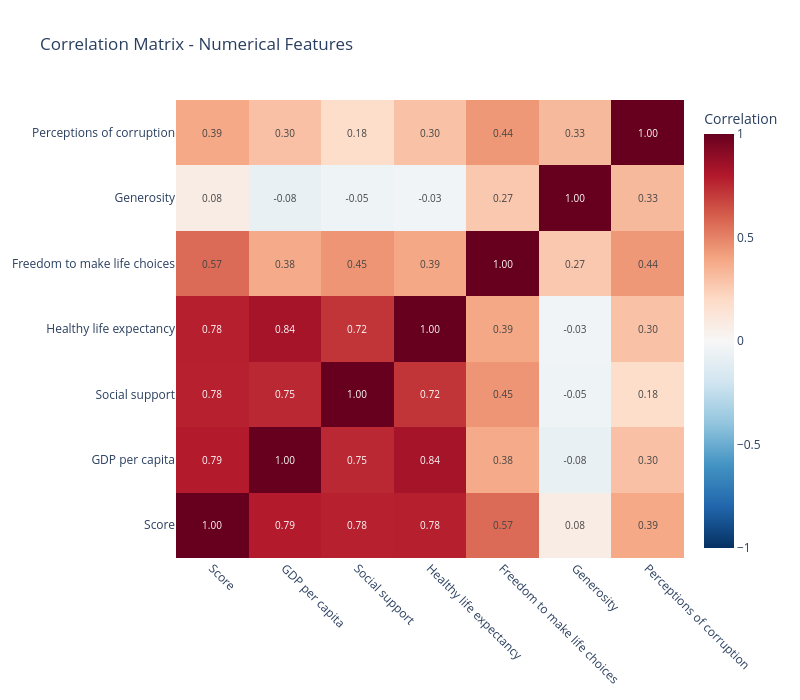

Notebook code cell kept with this figure:
### Markdown cell above
## 6. Correlation Analysis

### Code cell
# Select numerical features
numerical_cols = ['Score', 'GDP per capita', 'Social support', 'Healthy life expectancy', 
                  'Freedom to make life choices', 'Generosity', 'Perceptions of corruption']

# Compute correlation matrix
corr_matrix = df[numerical_cols].corr()

# Create heatmap
fig = go.Figure(data=go.Heatmap(
    z=corr_matrix.values,
    x=corr_matrix.columns,
    y=corr_matrix.columns,
    colorscale='RdBu_r',
    zmid=0,
    text=corr_matrix.values,
    texttemplate='%{text:.2f}',
    textfont={"size": 10},
    colorbar=dict(title="Correlation")
))

fig.update_layout(
    title='Correlation Matrix - Numerical Features',
    width=800,
    height=700,
    xaxis={'tickangle': 45}
)

fig.show()

# Print high correlations
print("\nHigh Correlations (|r| > 0.5):")
for i in range(len(numerical_cols)):
    for j in range(i+1, len(numerical_cols)):
        corr = corr_matrix.iloc[i, j]
        if abs(corr) > 0.5:
            print(f"  {numerical_cols[i]} ↔ {numerical_cols[j]}: r = {corr:.3f}")

### Figure 1 — Plotly figure (JSON) as saved in the notebook; plotly's stock layout.template omitted (floating-point values rounded to 4 significant figures)
{"data": [{"colorbar": {"title": {"text": "Correlation"}}, "colorscale": [[0, "rgb(5,48,97)"], [0.1, "rgb(33,102,172)"], [0.2, "rgb(67,147,195)"], [0.3, "rgb(146,197,222)"], [0.4, "rgb(209,229,240)"], [0.5, "rgb(247,247,247)"], [0.6, "rgb(253,219,199)"], [0.7, "rgb(244,165,130)"], [0.8, "rgb(214,96,77)"], [0.9, "rgb(178,24,43)"], [1, "rgb(103,0,31)"]], "text": [[1.0, 0.7939, 0.7771, 0.7799, 0.5667, 0.07582, 0.3856], [0.7939, 1.0, 0.7549, 0.8355, 0.3791, -0.07966, 0.2989], [0.7771, 0.7549, 1.0, 0.719, 0.4473, -0.04813, 0.1819], [0.7799, 0.8355, 0.719, 1.0, 0.3904, -0.02951, 0.2953], [0.5667, 0.3791, 0.4473, 0.3904, 1.0, 0.2697, 0.4388], [0.07582, -0.07966, -0.04813, -0.02951, 0.2697, 1.0, 0.3265], [0.3856, 0.2989, 0.1819, 0.2953, 0.4388, 0.3265, 1.0]], "textfont": {"size": 10}, "texttemplate": "%{text:.2f}", "type": "heatmap", "x": ["Score", "GDP per capita", "Social support", "Healthy life expectancy", "Freedom to make life choices", "Generosity", "Perceptions of corruption"], "y": ["Score", "GDP per capita", "Social support", "Healthy life expectancy", "Freedom to make life choices", "Generosity", "Perceptions of corruption"], "z": [[1.0, 0.7939, 0.7771, 0.7799, 0.5667, 0.07582, 0.3856], [0.7939, 1.0, 0.7549, 0.8355, 0.3791, -0.07966, 0.2989], [0.7771, 0.7549, 1.0, 0.719, 0.4473, -0.04813, 0.1819], [0.7799, 0.8355, 0.719, 1.0, 0.3904, -0.02951, 0.2953], [0.5667, 0.3791, 0.4473, 0.3904, 1.0, 0.2697, 0.4388], [0.07582, -0.07966, -0.04813, -0.02951, 0.2697, 1.0, 0.3265], [0.3856, 0.2989, 0.1819, 0.2953, 0.4388, 0.3265, 1.0]], "zmid": 0}], "layout": {"height": 700, "title": {"text": "Correlation Matrix - Numerical Features"}, "width": 800, "xaxis": {"tickangle": 45}}}
